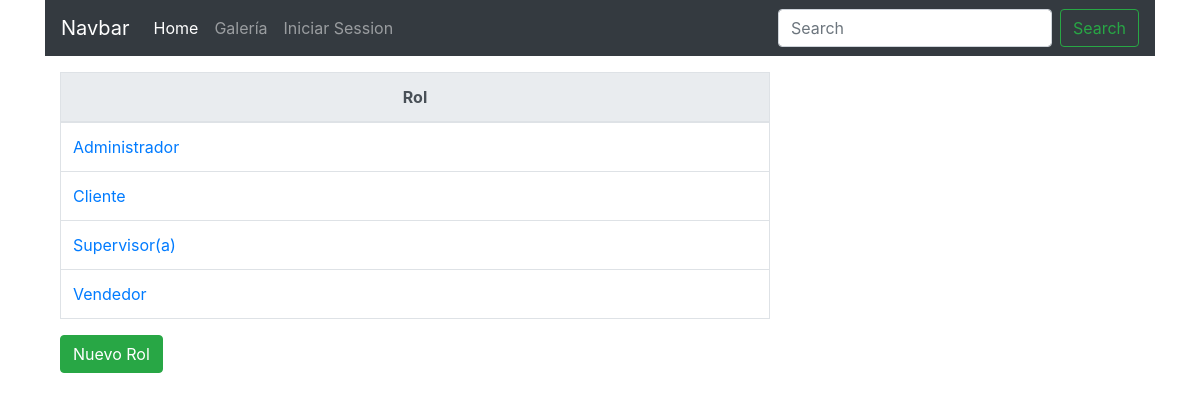
Screenshot of /roles.php with the database file from the repository.
### tables this page shows
CREATE TABLE `roles` (
  `id` int(11) NOT NULL AUTO_INCREMENT,
  `nombre` varchar(20) NOT NULL,
  `created_at` datetime DEFAULT NULL,
  `updated_at` datetime DEFAULT NULL,
  PRIMARY KEY (`id`)
);

### roles.php (the view, shortened to what this page needs)
<?php
require('conexion.php');
$roles = $con->prepare("SELECT id,nombre FROM roles ORDER BY nombre");
$roles->execute();
$res = $roles->fetchAll();
?>
<!DOCTYPE html>
<html>
<head>
	<link rel="stylesheet" href="https://stackpath.bootstrapcdn.com/bootstrap/4.4.1/css/bootstrap.min.css">
</head>
<body>
	<div class="container">
		<?php include('header.php') ?>
		<div class="col-md-8 mt-3">
			<?php if(isset($res) && count($res)): ?>
				<table class="table table-hover table-bordered">
					<tr>
						<thead class="thead-light text-center">
							<th>Rol</th>
						</thead>
					</tr>
					<?php foreach($res as $r): ?>
						<tr>
							<td>
								<a href="verRol.php?id=<?php echo $r['id'];?>"><?php echo $r['nombre']; ?></a>
							</td>
						</tr>
					<?php endforeach; ?>
				</table>
			<?php else: ?>
				<p class="text-info">No hay roles registrados</p>
			<?php endif; ?>
				<a href="crearRol.php" class="btn btn-success">Nuevo Rol</a>
		</div>
	</div>
</body>
</html>

### rows the page displays
roles: nombre "Administrador"
roles: nombre "Cliente"
roles: nombre "Supervisor(a)"
roles: nombre "Vendedor"
